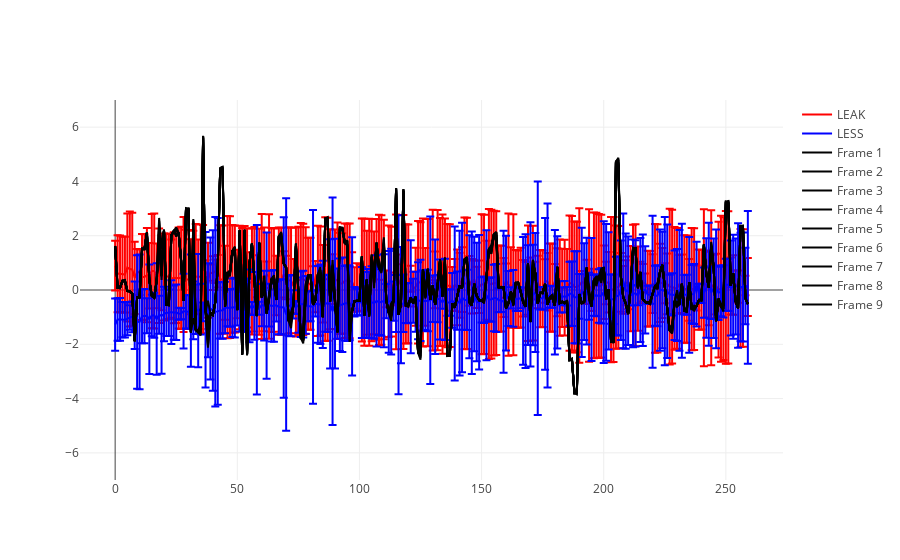

Write notebook code for a chart like this one.
### Code cell
import plotly.graph_objects as go

output = mm.process(X_test, return_features=True)
normalized_features = output["normalized_features"]

for frame in range(normalized_features.shape[0]):
    fig.add_trace(go.Scatter(
        name=f"Frame {frame+1}",
        marker=dict(color="black"),
        y=normalized_features[frame, :],
        hoverinfo='text'
    ))

fig.show()

### Figure 1 — Plotly figure (JSON) as saved in the notebook; plotly's stock layout.template omitted (floating-point values rounded to 4 significant figures; data arrays with more than 128 entries replaced by an {"elided": "..."} marker saying what was removed)
{"data": [{"error_y": {"array": {"elided": "260 float values"}, "symmetric": true, "type": "data"}, "hoverinfo": "text", "marker": {"color": "red"}, "name": "LEAK", "text": {"elided": "260 str values"}, "type": "scatter", "y": {"elided": "260 float values"}}, {"error_y": {"array": {"elided": "260 float values"}, "symmetric": true, "type": "data"}, "hoverinfo": "text", "marker": {"color": "blue"}, "name": "LESS", "text": {"elided": "260 str values"}, "type": "scatter", "y": {"elided": "260 float values"}}, {"hoverinfo": "text", "marker": {"color": "black"}, "name": "Frame 1", "type": "scatter", "y": {"elided": "260 float values"}}, {"hoverinfo": "text", "marker": {"color": "black"}, "name": "Frame 2", "type": "scatter", "y": {"elided": "260 float values"}}, {"hoverinfo": "text", "marker": {"color": "black"}, "name": "Frame 3", "type": "scatter", "y": {"elided": "260 float values"}}, {"hoverinfo": "text", "marker": {"color": "black"}, "name": "Frame 4", "type": "scatter", "y": {"elided": "260 float values"}}, {"hoverinfo": "text", "marker": {"color": "black"}, "name": "Frame 5", "type": "scatter", "y": {"elided": "260 float values"}}, {"hoverinfo": "text", "marker": {"color": "black"}, "name": "Frame 6", "type": "scatter", "y": {"elided": "260 float values"}}, {"hoverinfo": "text", "marker": {"color": "black"}, "name": "Frame 7", "type": "scatter", "y": {"elided": "260 float values"}}, {"hoverinfo": "text", "marker": {"color": "black"}, "name": "Frame 8", "type": "scatter", "y": {"elided": "260 float values"}}, {"hoverinfo": "text", "marker": {"color": "black"}, "name": "Frame 9", "type": "scatter", "y": {"elided": "260 float values"}}], "layout": {"yaxis": {"range": [-7, 7]}}}
